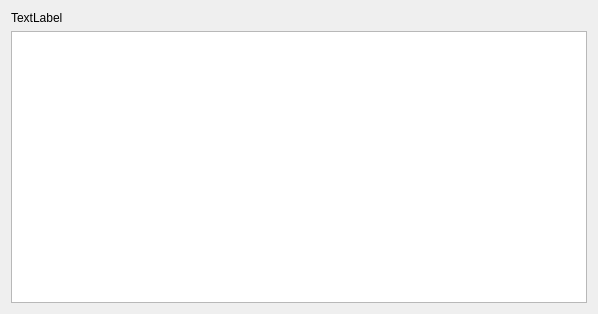
<?xml version="1.0" encoding="UTF-8"?>
<ui version="4.0">
 <class>QueryCity</class>
 <widget class="QWidget" name="QueryCity">
  <property name="geometry">
   <rect>
    <x>0</x>
    <y>0</y>
    <width>598</width>
    <height>314</height>
   </rect>
  </property>
  <property name="windowTitle">
   <string>Form</string>
  </property>
  <layout class="QVBoxLayout" name="verticalLayout">
   <item>
    <widget class="QLabel" name="lb_quertCnt">
     <property name="text">
      <string>TextLabel</string>
     </property>
    </widget>
   </item>
   <item>
    <widget class="QTableWidget" name="tableWidget"/>
   </item>
  </layout>
 </widget>
 <resources/>
 <connections/>
</ui>
